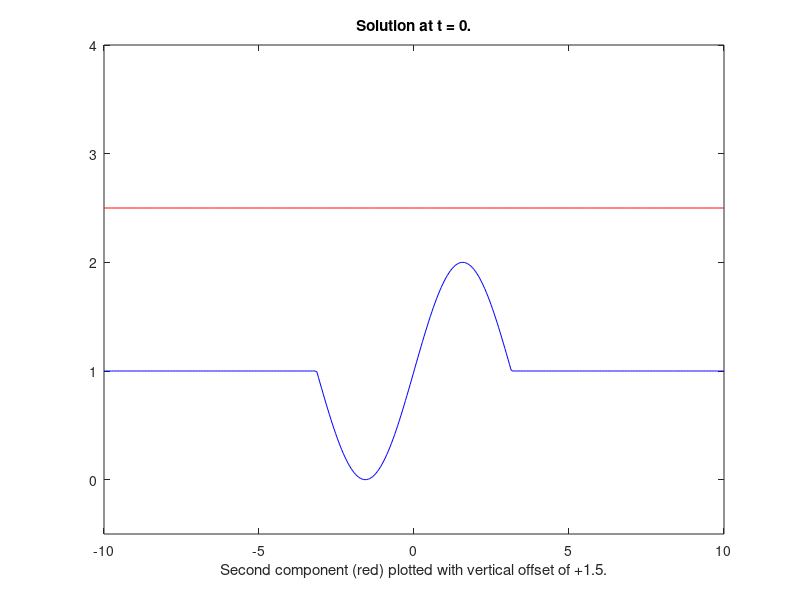

Write MATLAB code to recreate this figure. (Note: this script raises an error after producing the figure.)
function Carleman
% H.G. Kaper and G.K. Leaf study Initial value problems for the Carleman
% equation, Nonlinear Analysis, Theory, Methods & Applications, 4 (1980)
% 343-362.  In particular they consider perturbations about a (positive)
% constant steady state.  They show that convergence to the steady state
% is somewhat faster when the integral of the sum of the two perturbations
% is zero, which is the case here.  The two PDEs arise in form 2.  The
% perturbations are confined to the interval [-pi,pi] and we solve on the
% interval [-infinity,infinity] with infinity = 10.  The steady state
% values are used as boundary conditions at infinity.

meth = menu('Specify the method','LxF','LxW','SLxW');
switch meth
    case 1
        method = 'LxF';
    case 2
        method = 'LxW';
    case 3
        method = 'SLxW';
end

t = 0;
infinity = 10;
Npoints = 400;
x = linspace(-infinity,infinity,Npoints);

V = ones(2,Npoints);
for m = 1:Npoints
    if abs(x(m)) < pi
        V(1,m) = 1 + sin(x(m));
    end
end

close all
plot(x,V(1,:),'b',x,V(2,:)+1.5,'r')
axis([-infinity infinity -0.5 4]) 
title(['Solution at t = ',num2str(t),'.'])
xlabel('Second component (red) plotted with vertical offset of +1.5.')
pause

sol = setup(2,{@flux,@source},t,x,V,method,[],@bcs);

% In the form u_t = A*u_x + S(u), the matrix A is [-1 0; 0 1], so the
% spectral radius is 1.  Accordingly, we use a constant step size.
CFL = 0.9;
dx = x(2) - x(1);
dt = CFL*dx;

% Choose times for output to show the initial behavior and then the
% approach to steady state.
tout = [0 0.05 0.1 0.2 0.5 1 2 4 8 16];
for m = 1:length(tout)-1
    howfar = tout(m+1) - tout(m);
    sol = hpde(sol,howfar,dt);                              
    t = sol.t;
    V = sol.u;
    plot(x,V(1,:),'b',x,V(2,:)+1.5,'r')
    axis([-infinity infinity -0.5 4]) 
    title(['Solution at t = ',num2str(t),' computed with ',method,'.'])
    xlabel('Second component (red) plotted with vertical offset of +1.5.')
    pause
end

%=========================================================================
% Subfunctions

    function F = flux(t,x,V)
        F = [-V(1,:); V(2,:)];
    % end function flux
    
    function S = source(t,x,V)
        temp = V(2,:).^2 - V(1,:).^2;
        S = [temp; -temp];
    % end function source
    
    function [uL,uR] = bcs(t,uL,uR)
        % Steady state values at "infinity".
        uL = [1;1];
        uR = [1;1];
    % end function bcs
              

% end function Carleman